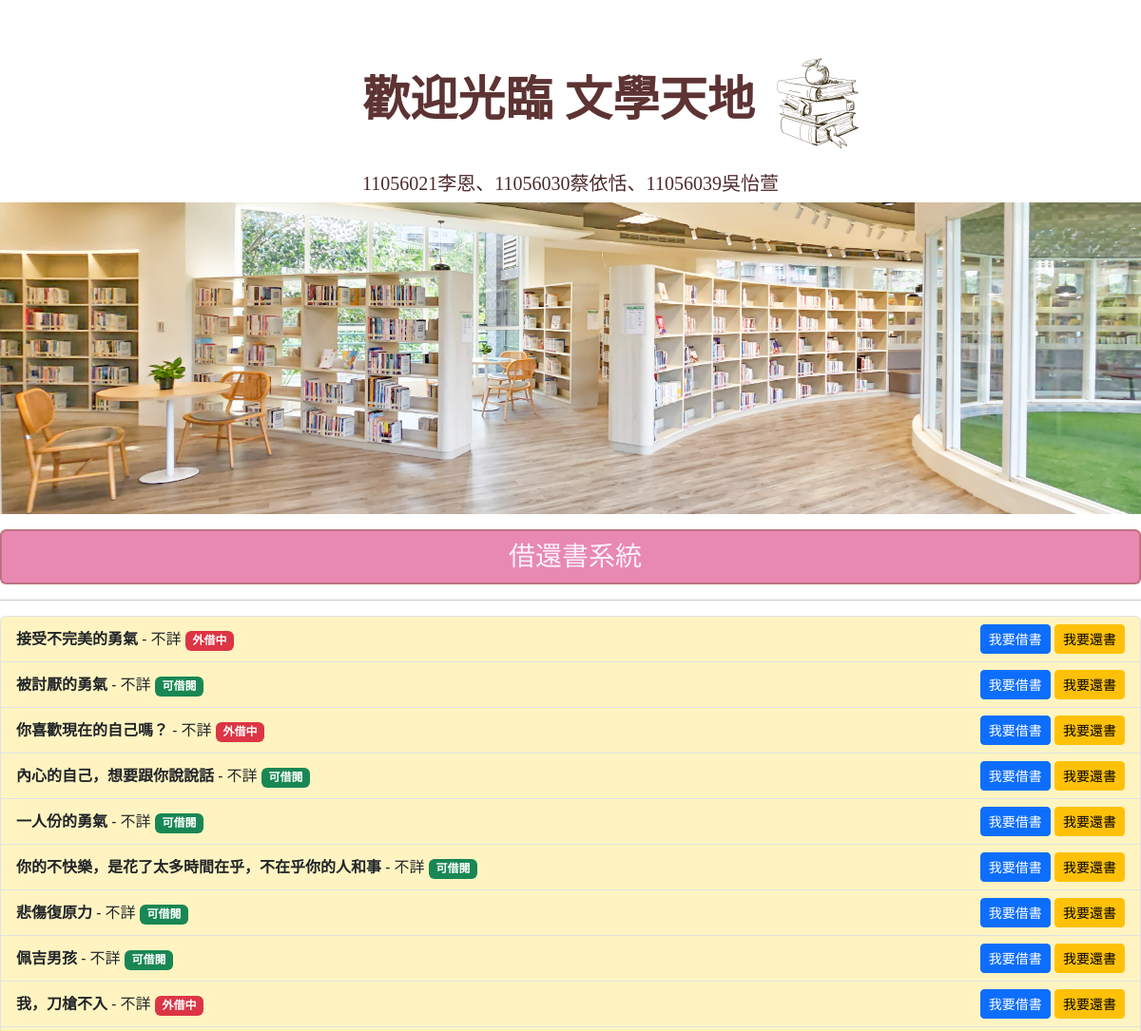
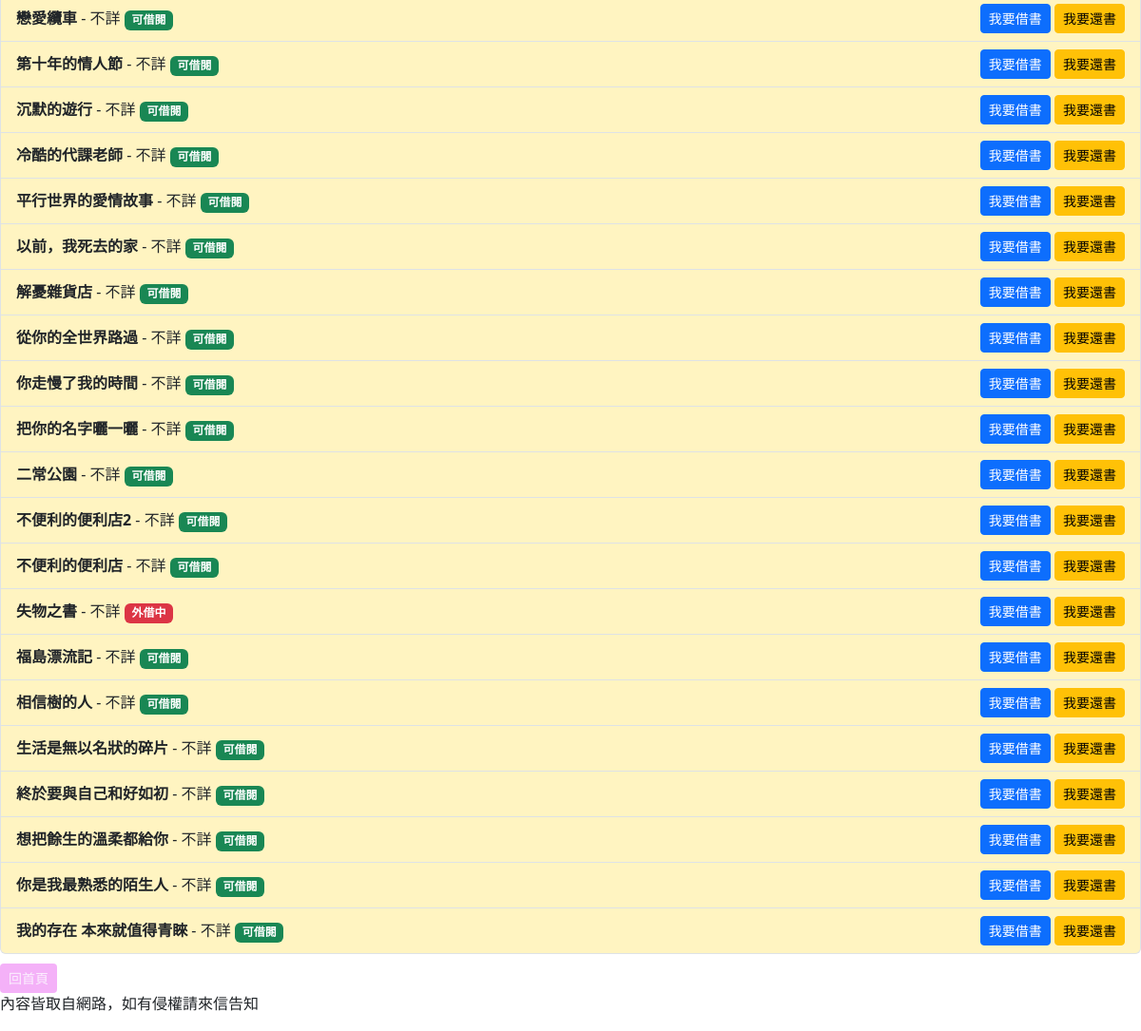
Before: /book_list/ with the older database file (2 pictures, top to bottom).
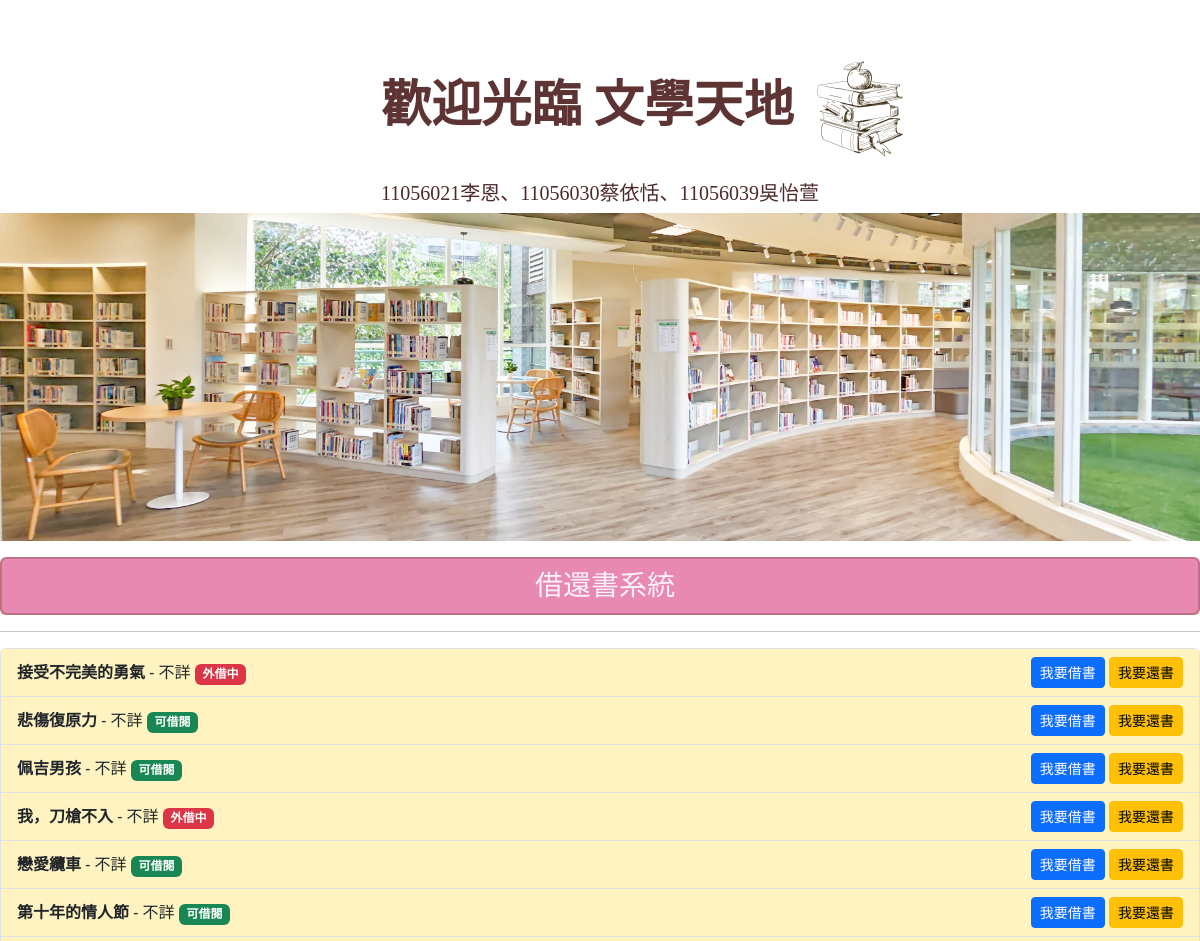
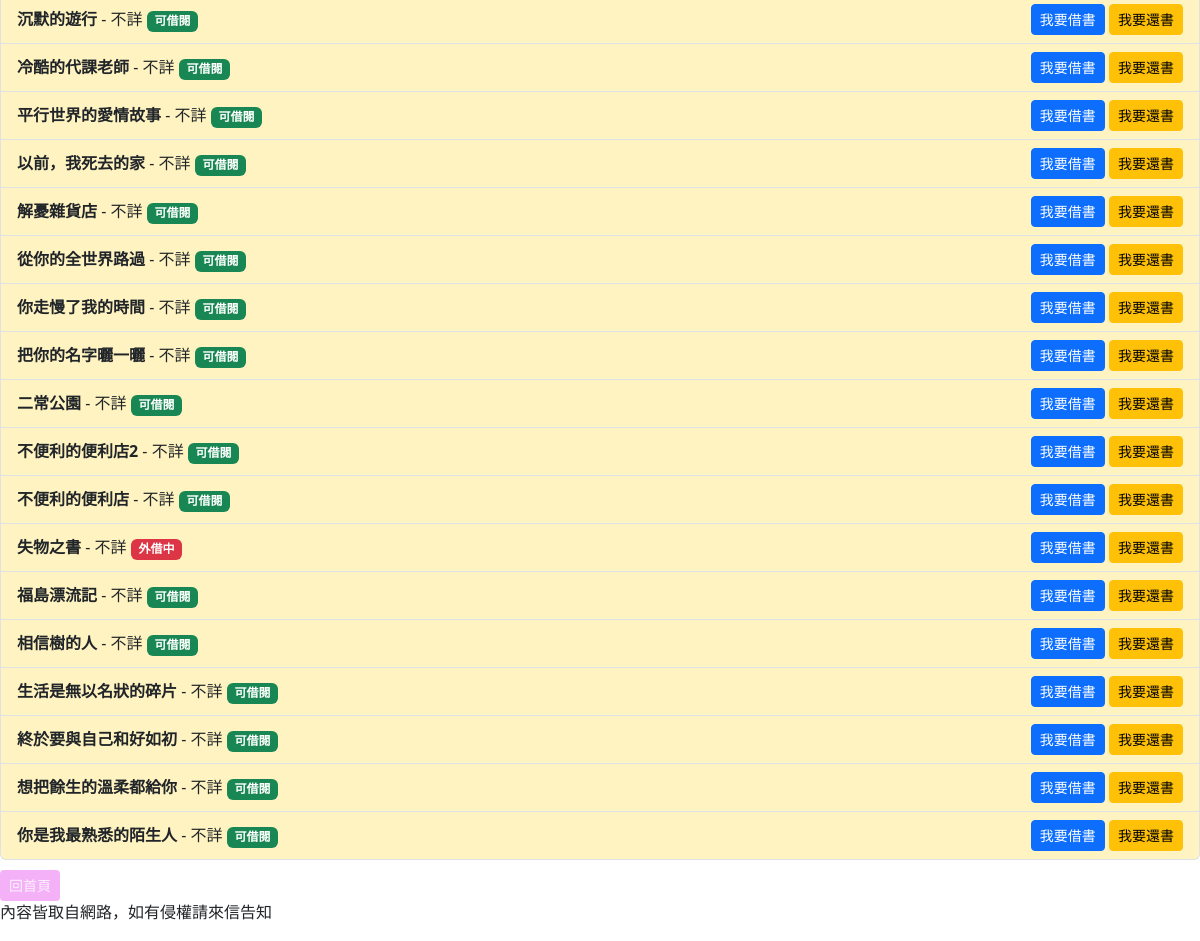
After: the same page with the newer database file (2 pictures, top to bottom).
### mysite/models.py (models this page shows, shortened)
class Post(models.Model):
    title = models.CharField(max_length=50)
    write = models.CharField(max_length=50, default="不詳")
    image_url = models.CharField(max_length=255, default='images/1.jpg')  # 指定默认值 # 存储图像路径或 URL
    slug = models.CharField(max_length=200)
    bookstype=[("一般書籍","一般書籍"),("教學用書","教學用書")]
    category = models.CharField(max_length=20, choices=bookstype, default="一般書籍")
    intro = models.TextField(default="", blank=True)
    photolink = models.TextField(default="", blank=True)
    body = models.TextField()
    isBorrow = models.BooleanField(_("外借中"), default=False)
    pub_date = models.DateTimeField(auto_now_add=True)
    @property
    def formatted_is_borrow(self):
        if self.isBorrow:
            return '<span style="color: white; background-color: red; border: 1px solid white; padding: 3px; border-radius: 3px;">外借中</span>'
        else:
            return '<span style="color: white; background-color: green; border: 1px solid white;padding: 3px; border-radius: 3px;">可借閱</span>'
    formatted_is_borrow.fget.short_description = "外借狀態"
    class Meta:
        ordering = ("-pub_date",)

### mysite/views.py (the view)
# urls.py: path('book_list/', book_list, name='book_list'),
def book_list(request):
    books = Post.objects.all()
    return render(request, 'book_list.html', {'books': books})

### templates/book_list.html (shortened to what this page needs)
{% extends "base.html" %}
{% block headmessage %}
    <div class="card" style="background-color:#e58c8c;">
        <div class="card"; style="background-color:rgba(238, 133, 245, 0.358); text-align: center;">
            <h3 style="font-family:微軟正黑體; color:rgb(251, 240, 254); margin-left: 10px; margin-bottom: 0px; padding: 10px">借還書系統</h3>
        </div>
    </div>
{% endblock %}
{% block content %}
    {% if books %}
        <ul class="list-group">
            {% for book in books %}
                <li class="list-group-item d-flex justify-content-between align-items-center" style="background-color:#FFF4C1;">
                    <div>
                        <strong>{{ book.title }}</strong> - {{ book.write }}
                        {% if book.isBorrow %}
                            <span class="badge bg-danger">外借中</span>
                        {% else %}
                            <span class="badge bg-success">可借閱</span>
                        {% endif %}
                    </div>
                    <div>
                        <a href="{% url 'borrow_book' book.id %}" class="btn btn-primary btn-sm">我要借書</a>
                        <a href="{% url 'return_book' book.id %}" class="btn btn-warning btn-sm">我要還書</a>
                    </div>
                </li>
            {% endfor %}
        </ul>
    {% else %}
        <p>No books available.</p>
    {% endif %}
    <a class="btn btn-sm" style="background-color:rgba(238, 133, 245, 0.637); color: rgb(251, 240, 254); margin-top: 10px;" href='/'>回首頁</a>
{% endblock %}

### templates/base.html (shortened to what this page needs)
<!DOCTYPE html>
<html>
    <head>
        <link href="https://cdn.jsdelivr.net/npm/bootstrap@5.3.2/dist/css/bootstrap.min.css" rel="stylesheet">
    </head>
    <body>
        {% include 'header.html' %}
        {% block headmessage %} {% endblock headmessage %}
        <hr>
        {% block content %}{% endblock content %}
        {% include "footer.html" %}
    </body>
</html>

### templates/header.html
{% load static %}
<div class='well'>
    <br>
    <br>
    <h1 style="font-family:微軟正黑體; font-weight: bold;color:#5d3333 ; font-size: 50px;"><center>　　歡迎光臨 文學天地<img src="{% static "images/9.png" %}" height="125"></center></h1>
    <h5  style="font-family:微軟正黑體;color:#4d2a2a;;"><center>11056021李恩、11056030蔡依恬、11056039吳怡萱</center></h5>
    <P ALIGN="left"> <img src="{% static "images/3.jpg" %}" width="100%">
</div>

### templates/footer.html
{% block footer %}
    {% if now %}
    <p style='font-family:微軟正黑體;'>現在時刻：{{ now }}</p>
    {% else %}
    <p style='font-family:微軟正黑體;'>內容皆取自網路，如有侵權請來信告知</p>
    {% endif %}
{% endblock %}

Changed rows visible on the page:
removed Post: title "被討厭的勇氣", write "不詳", isBorrow "可借閱"
removed Post: title "你喜歡現在的自己嗎？", write "不詳", isBorrow "外借中"
removed Post: title "內心的自己，想要跟你說說話", write "不詳", isBorrow "可借閱"
removed Post: title "一人份的勇氣", write "不詳", isBorrow "可借閱"
removed Post: title "你的不快樂，是花了太多時間在乎，不在乎你的人和事", write "不詳", isBorrow "可借閱"
removed Post: title "我的存在 本來就值得青睞", write "不詳", isBorrow "可借閱"
